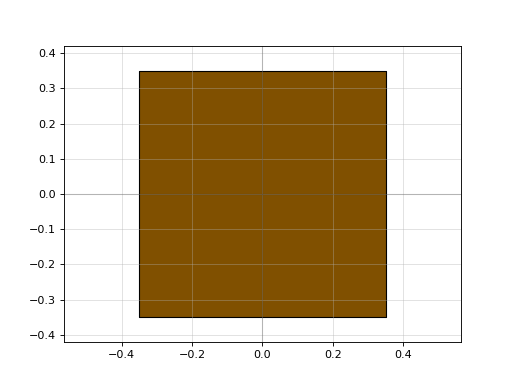

Reproduce this figure in Python.
import gdsfactory as gf

c = gf.components.via2(size=(0.7, 0.7), spacing=(2.0, 2.0), enclosure=1.0, layer=(43, 0), bbox_offset=0)
c.plot()
